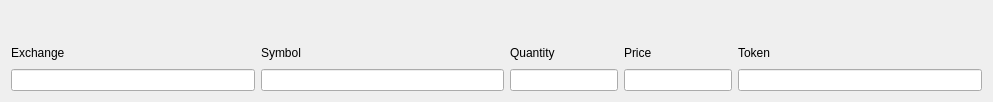
<?xml version="1.0" encoding="UTF-8"?>
<ui version="4.0">
 <class>OrderWidget</class>
 <widget class="QWidget" name="OrderWidget">
  <property name="geometry">
   <rect>
    <x>0</x>
    <y>0</y>
    <width>993</width>
    <height>102</height>
   </rect>
  </property>
  <property name="windowTitle">
   <string>Form</string>
  </property>
  <layout class="QGridLayout" name="gridLayout_2">
   <item row="0" column="1">
    <widget class="QWidget" name="color" native="true">
     <property name="sizePolicy">
      <sizepolicy hsizetype="Preferred" vsizetype="Minimum">
       <horstretch>0</horstretch>
       <verstretch>0</verstretch>
      </sizepolicy>
     </property>
     <property name="maximumSize">
      <size>
       <width>16777215</width>
       <height>25</height>
      </size>
     </property>
     <property name="styleSheet">
      <string notr="true"/>
     </property>
    </widget>
   </item>
   <item row="0" column="0">
    <widget class="QLabel" name="type">
     <property name="sizePolicy">
      <sizepolicy hsizetype="Fixed" vsizetype="Preferred">
       <horstretch>0</horstretch>
       <verstretch>0</verstretch>
      </sizepolicy>
     </property>
     <property name="text">
      <string/>
     </property>
    </widget>
   </item>
   <item row="1" column="0" colspan="2">
    <layout class="QGridLayout" name="gridLayout">
     <item row="1" column="1">
      <widget class="QLineEdit" name="symbol"/>
     </item>
     <item row="0" column="1">
      <widget class="QLabel" name="label_2">
       <property name="text">
        <string>Symbol</string>
       </property>
      </widget>
     </item>
     <item row="0" column="0">
      <widget class="QLabel" name="label">
       <property name="text">
        <string>Exchange</string>
       </property>
      </widget>
     </item>
     <item row="0" column="4" colspan="2">
      <widget class="QLabel" name="label_4">
       <property name="text">
        <string>Price</string>
       </property>
      </widget>
     </item>
     <item row="1" column="6">
      <widget class="QLineEdit" name="token"/>
     </item>
     <item row="1" column="2" colspan="2">
      <widget class="QLineEdit" name="quantity"/>
     </item>
     <item row="0" column="2" colspan="2">
      <widget class="QLabel" name="label_3">
       <property name="text">
        <string>Quantity</string>
       </property>
      </widget>
     </item>
     <item row="1" column="0">
      <widget class="QLineEdit" name="exchSeg"/>
     </item>
     <item row="1" column="4" colspan="2">
      <widget class="QLineEdit" name="price"/>
     </item>
     <item row="0" column="6">
      <widget class="QLabel" name="label_6">
       <property name="text">
        <string>Token</string>
       </property>
      </widget>
     </item>
    </layout>
   </item>
  </layout>
 </widget>
 <resources/>
 <connections/>
</ui>
